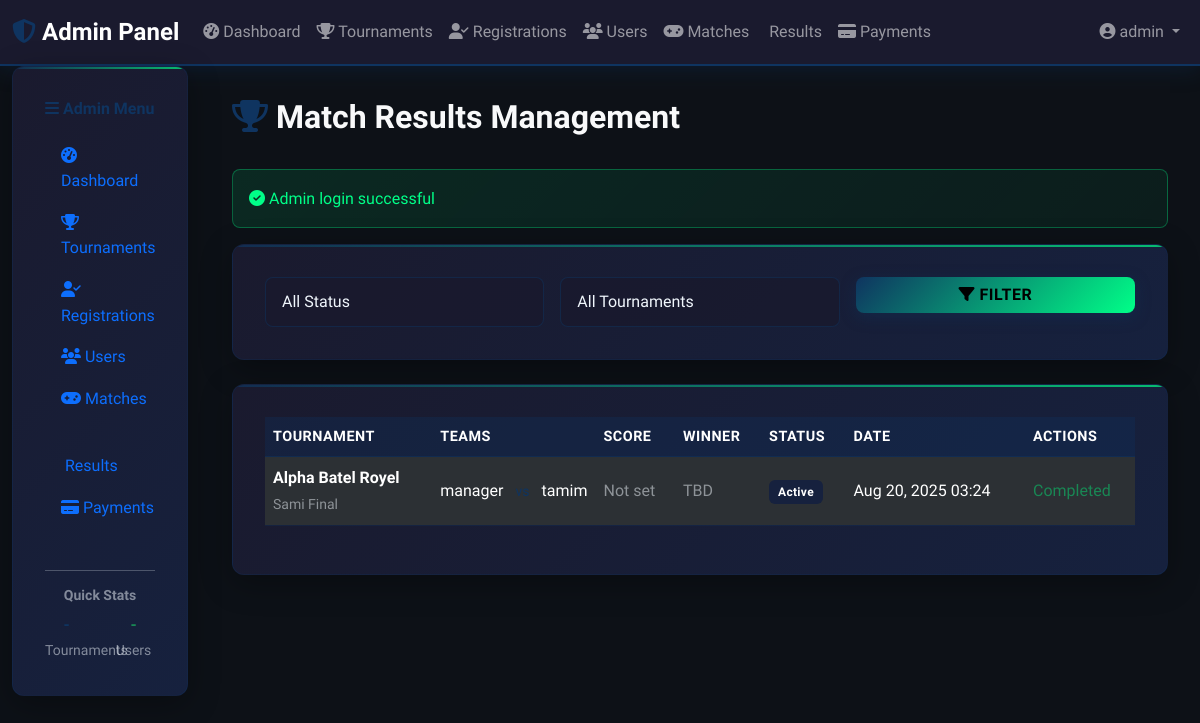
Before: /admin/results.php (signed in) with the older database file.
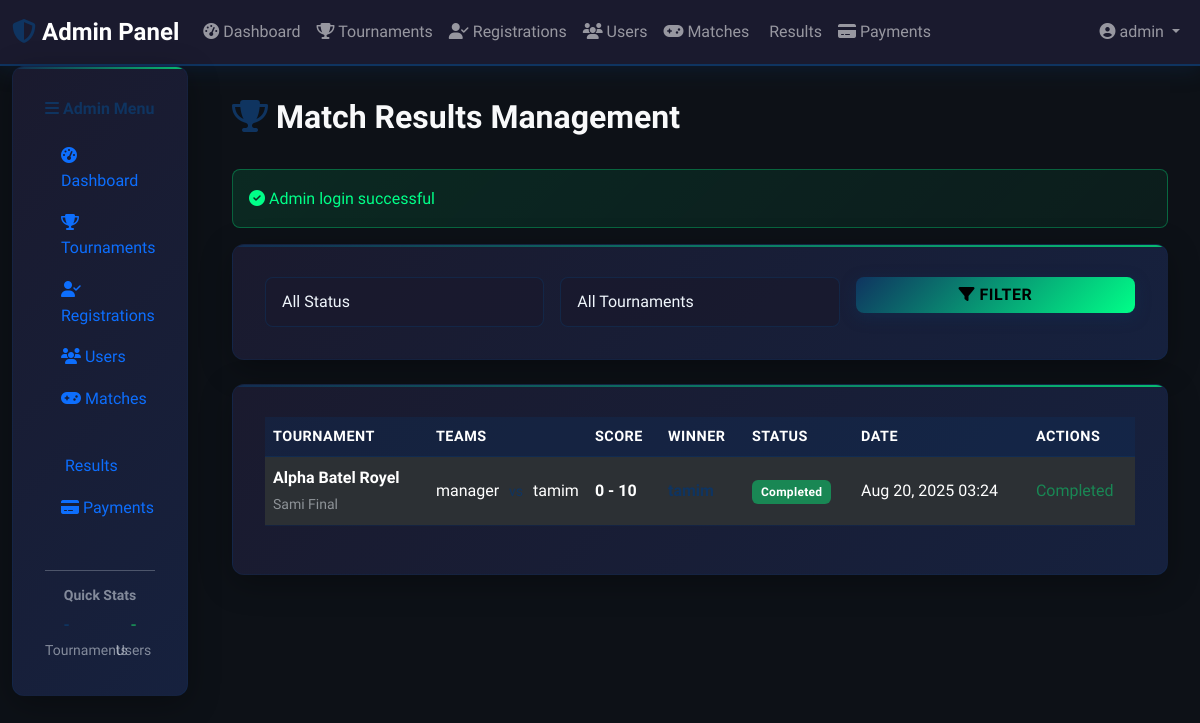
After: the same page with the newer database file.
### tables this page shows
CREATE TABLE matches (
                    id INTEGER PRIMARY KEY AUTOINCREMENT,
                    tournament_id INTEGER NOT NULL,
                    team1_id INTEGER NOT NULL,
                    team2_id INTEGER NOT NULL,
                    team1_name VARCHAR(100),
                    team2_name VARCHAR(100),
                    status VARCHAR(20) DEFAULT 'scheduled',
                    score1 INTEGER,
                    score2 INTEGER,
                    winner_id INTEGER,
                    scheduled_at DATETIME,
                    started_at DATETIME,
                    completed_at DATETIME,
                    created_at DATETIME DEFAULT CURRENT_TIMESTAMP, scheduled_date DATETIME, updated_at TIMESTAMP DEFAULT CURRENT_TIMESTAMP, round VARCHAR(50), notes TEXT,
                    FOREIGN KEY (tournament_id) REFERENCES tournaments(id) ON DELETE CASCADE,
                    FOREIGN KEY (team1_id) REFERENCES users(id),
                    FOREIGN KEY (team2_id) REFERENCES users(id),
                    FOREIGN KEY (winner_id) REFERENCES users(id)
                );

CREATE TABLE tournaments (
                    id INTEGER PRIMARY KEY AUTOINCREMENT,
                    name VARCHAR(200) NOT NULL,
                    description TEXT,
                    game_type VARCHAR(100) NOT NULL,
                    max_teams INTEGER NOT NULL,
                    entry_fee DECIMAL(10,2) DEFAULT 0,
                    prize_pool DECIMAL(10,2) DEFAULT 0,
                    start_date DATETIME,
                    end_date DATETIME,
                    status VARCHAR(20) DEFAULT 'upcoming',
                    thumbnail VARCHAR(255),
                    created_at DATETIME DEFAULT CURRENT_TIMESTAMP,
                    updated_at DATETIME DEFAULT CURRENT_TIMESTAMP
                , winner_id INTEGER, runner_up_id INTEGER, third_place_id INTEGER, winner_prize DECIMAL(10,2) DEFAULT 0.00, runner_up_prize DECIMAL(10,2) DEFAULT 0.00, third_place_prize DECIMAL(10,2) DEFAULT 0.00);

### includes/functions.php (called while the page is built, shortened)
<?php
function formatDate($date, $format = 'M d, Y H:i') {
    return date($format, strtotime($date));
}
?>

### admin/results.php (the view, shortened to what the rows shown need)
<?php
require_once '../config/config.php';
$action = $_GET['action'] ?? 'list';
if ($action === 'list') {
    $whereClause = 'WHERE 1=1';
    $params = [];
    $stmt = $pdo->prepare("
        SELECT m.*, t.name as tournament_name,
               u1.username as team1_name, u1.full_name as team1_fullname,
               u2.username as team2_name, u2.full_name as team2_fullname,
               w.username as winner_name
        FROM matches m
        JOIN tournaments t ON m.tournament_id = t.id
        JOIN users u1 ON m.team1_id = u1.id
        JOIN users u2 ON m.team2_id = u2.id
        LEFT JOIN users w ON m.winner_id = w.id
        $whereClause
        ORDER BY m.scheduled_date DESC, m.created_at DESC
    ");
    $stmt->execute($params);
    $matches = $stmt->fetchAll();
}
?>
<!DOCTYPE html>
<html lang="en">
<head>
    <link href="https://cdn.jsdelivr.net/npm/bootstrap@5.3.0/dist/css/bootstrap.min.css" rel="stylesheet">
    <link rel="stylesheet" href="https://cdnjs.cloudflare.com/ajax/libs/font-awesome/6.4.0/css/all.min.css">
    <link rel="stylesheet" href="../assets/css/style.css">
</head>
<body>
    <div class="container-fluid">
        <div class="row">
            <div class="col-lg-9 col-xl-10 main-content">
                <div class="d-flex justify-content-between align-items-center mb-4">
                    <h2 class="text-light">
                        <i class="fas fa-trophy text-accent"></i> Match Results Management
                    </h2>
                </div>
                <?php if ($action === 'list'): ?>
                    <div class="gaming-card">
                        <?php if (empty($matches)): ?>
                            <div class="text-center py-5">
                                <i class="fas fa-gamepad fa-4x text-accent mb-3"></i>
                                <h4>No Matches Found</h4>
                                <p class="text-light-50">No matches match your current filters</p>
                            </div>
                        <?php else: ?>
                            <div class="table-responsive">
                                <table class="table table-dark table-striped">
                                    <thead>
                                        <tr>
                                            <th>Tournament</th>
                                            <th>Teams</th>
                                            <th>Score</th>
                                            <th>Winner</th>
                                            <th>Status</th>
                                            <th>Date</th>
                                            <th>Actions</th>
                                        </tr>
                                    </thead>
                                    <tbody>
                                        <?php foreach ($matches as $m): ?>
                                            <tr>
                                                <td>
                                                    <strong><?= htmlspecialchars($m['tournament_name']) ?></strong><br>
                                                    <?php if ($m['round']): ?>
                                                        <small class="text-light-50"><?= htmlspecialchars($m['round']) ?></small>
                                                    <?php endif; ?>
                                                </td>
                                                <td>
                                                    <div class="d-flex justify-content-between align-items-center">
                                                        <span><?= htmlspecialchars($m['team1_name']) ?></span>
                                                        <small class="text-accent">vs</small>
                                                        <span><?= htmlspecialchars($m['team2_name']) ?></span>
                                                    </div>
                                                </td>
                                                <td>
                                                    <?php if ($m['score1'] !== null && $m['score2'] !== null): ?>
                                                        <span class="fw-bold"><?= $m['score1'] ?> - <?= $m['score2'] ?></span>
                                                    <?php else: ?>
                                                        <span class="text-light-50">Not set</span>
                                                    <?php endif; ?>
                                                </td>
                                                <td>
                                                    <?php if ($m['winner_name']): ?>
                                                        <span class="text-accent fw-bold"><?= htmlspecialchars($m['winner_name']) ?></span>
                                                    <?php else: ?>
                                                        <span class="text-light-50">TBD</span>
                                                    <?php endif; ?>
                                                </td>
                                                <td>
                                                    <span class="badge bg-<?= $m['status'] === 'completed' ? 'success' : ($m['status'] === 'live' ? 'warning' : ($m['status'] === 'pending_review' ? 'info' : 'secondary')) ?>">
                                                        <?= ucfirst(str_replace('_', ' ', $m['status'])) ?>
                                                    </span>
                                                </td>
                                                <td>
                                                    <?php if ($m['scheduled_date']): ?>
                                                        <?= formatDate($m['scheduled_date']) ?>
                                                    <?php else: ?>
                                                        <span class="text-light-50">Not scheduled</span>
                                                    <?php endif; ?>
                                                </td>
                                                <td>
                                                    <?php if (in_array($m['status'], ['scheduled', 'live', 'pending_review'])): ?>
                                                        <a href="results.php?action=update&id=<?= $m['id'] ?>" class="btn btn-sm btn-accent">
                                                            <i class="fas fa-edit"></i> Update Result
                                                        </a>
                                                    <?php else: ?>
                                                        <span class="text-success">Completed</span>
                                                    <?php endif; ?>
                                                </td>
                                            </tr>
                                        <?php endforeach; ?>
                                    </tbody>
                                </table>
                            </div>
                        <?php endif; ?>
                    </div>
                <?php endif; ?>
            </div>
        </div>
    </div>
</body>
</html>

Changed rows visible on the page:
changed matches "Sami Final": score1 (not shown) → "0"; score2 (not shown) → "10"; status "Active" → "Completed"; score1 "Not set" → "-"; no longer shows "TBD"
